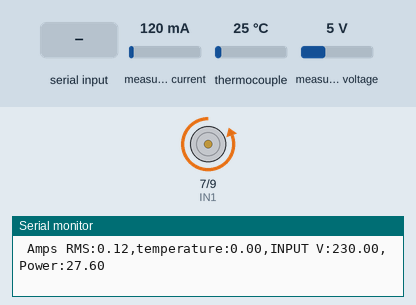
A sketch run on a simulated Arduino Mega 2560, built with avr-gcc and run on an emulated ATmega2560. Shown: motor-driver pin pairs drawn as motors (green arrow = first pin HIGH = forward, orange = second pin HIGH = backward, longer = more drive), the last lines printed to the serial monitor. Wiring (inferred from the names in the program): MAX6675 thermocouple converter: CS pin 10; MISO pin 12; SCK pin 13. The test bench sets the inputs (shaded band); at power-on: measured current 120 mA, thermocouple 25 °C, measured voltage 5 V.

Above: at 1.2 s.
1.3 s: "h" received over Serial
At 2.3 s:
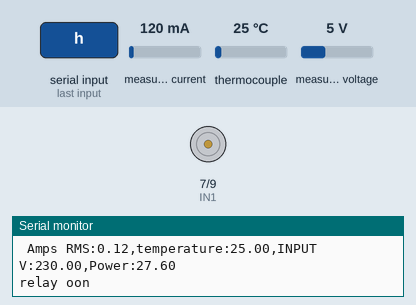
3.2 s: "l" received over Serial
At 4.9 s:
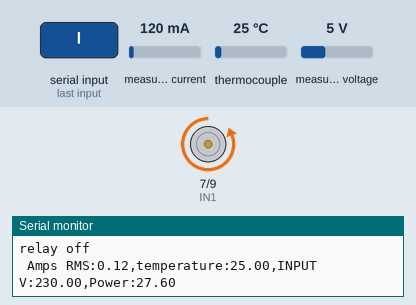
Timing chart, 0 to 6.4 s (numbered marks = the images above; inputs shaded):
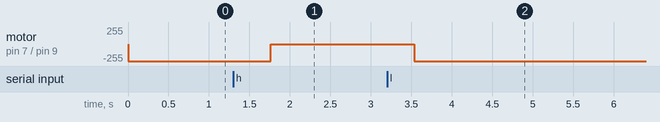

Measured:
- after the input at 1.3 s, motor on pin 7 (IN1) / pin 9 (IN2): backward 255/255 → stopped after 0.47 s
- after the input at 3.2 s, motor on pin 7 (IN1) / pin 9 (IN2): stopped → backward 255/255 after 0.34 s

The sketch:

arduino.ino
```cpp
#include "SPI.h"
#include "EmonLib.h"             // Include Emon Library
#define VOLT_CAL 860
//#define CURRENT_CAL 150
#define MAX6675_CS   10
#define MAX6675_SO   12
#define MAX6675_SCK  13
EnergyMonitor emon1;             // Create an instance
int IN1=7;
int IN2=9;
int y;
float Power=0;
void setup(){
  pinMode(IN1,OUTPUT);
  pinMode(IN2,OUTPUT);
  digitalWrite(IN1,LOW);
  digitalWrite(IN2,HIGH);
  Serial.begin(9600);
  emon1.voltage(A1, VOLT_CAL, 1.7);  // Voltage: input pin, calibration, phase_shift
   emon1.current(A8, 41.1);             // Current: input pin, calibration.
}


void loop(){


  if (Serial.available())
  {
    y=Serial.read();
    if(y=='h')
    {
       digitalWrite(IN2,LOW);
  Serial.println("relay oon");
  }


 if(y=='l')
    {
    digitalWrite(IN2,HIGH);


  Serial.println("relay off");}}

emon1.calcVI(20,100);  // Calculate all. No.of half wavelengths (crossings), time-out
double Irms = emon1.calcIrms(1480);
delay(500);
    Serial.print(" Amps RMS:");
      //Serial.println(Irms*230.0);
      //Serial.println(" ");
      //if (Irms >0.10){
      Serial.print(Irms);  // Irms
//      }else {
//        Serial.print(0.00);
//        }


 // put your main code here, to run repeatedly:
  Serial.print(",temperature:");
  Serial.print(readThermocouple());


  float supplyVoltage   = emon1.Vrms;             //extract Vrms into Variable
  Serial.print(",INPUT V:");
    if (supplyVoltage >10){
  Serial.print(supplyVoltage);
      }else {
        Serial.print(0.00);}
         //float Power = emon1.realPower;

Power = supplyVoltage*Irms;
Serial.print(",Power:");
Serial.println(abs(Power));


}

double readThermocouple() {

  uint16_t v;
  pinMode(MAX6675_CS, OUTPUT);
  pinMode(MAX6675_SO, INPUT);
  pinMode(MAX6675_SCK, OUTPUT);

  digitalWrite(MAX6675_CS, LOW);
  delay(1);
v = shiftIn(MAX6675_SO, MAX6675_SCK, MSBFIRST);
  v <<= 8;
  v |= shiftIn(MAX6675_SO, MAX6675_SCK, MSBFIRST);

  digitalWrite(MAX6675_CS, HIGH);
  if (v & 0x4)
  {
    // Bit 2 indicates if the thermocouple is disconnected
    return NAN;
  }

  // The lower three bits (0,1,2) are discarded status bits
  v >>= 3;

  // The remaining bits are the number of 0.25 degree (C) counts
  return v*0.25;
}
```
